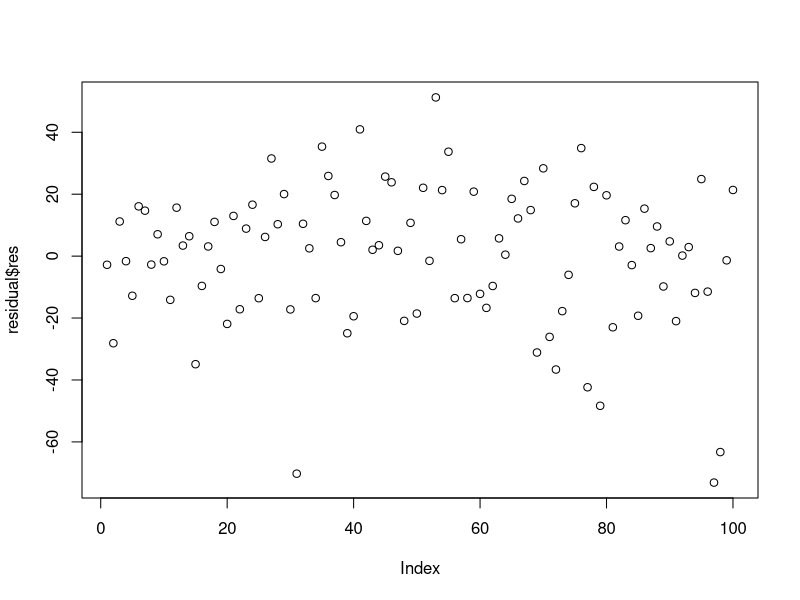
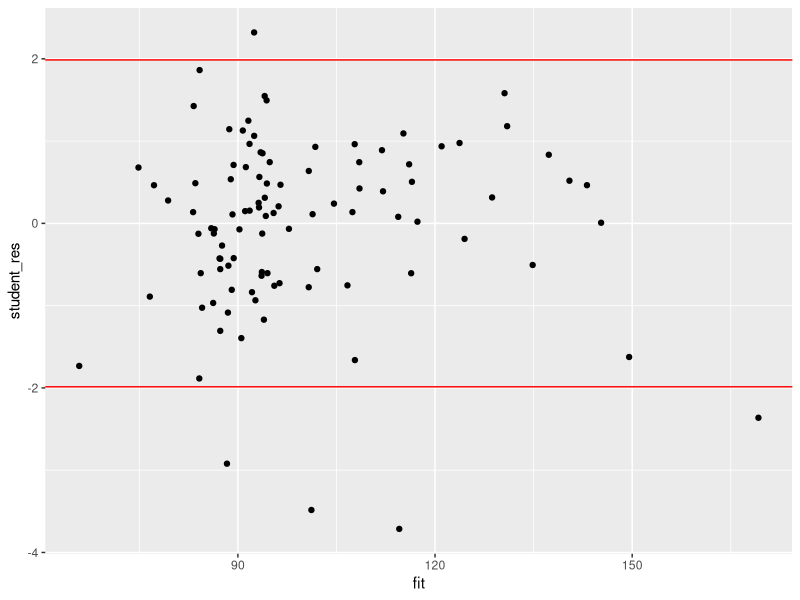
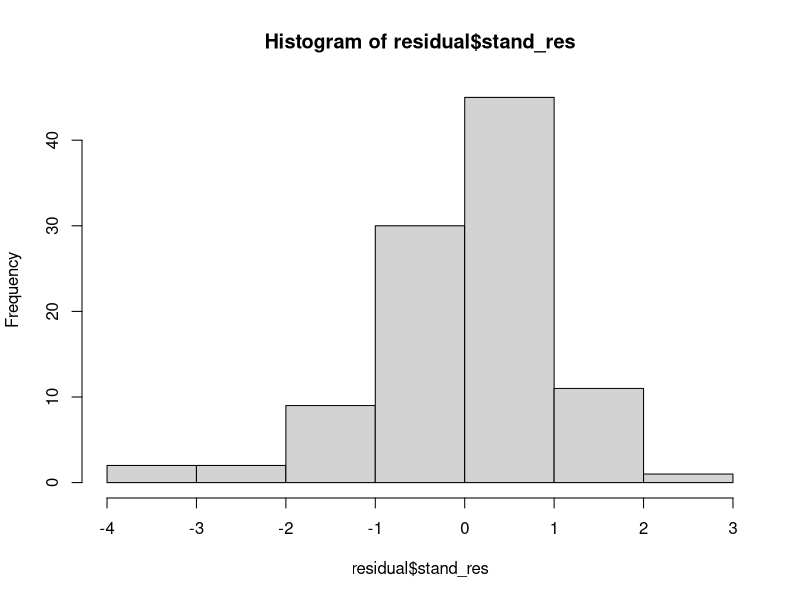
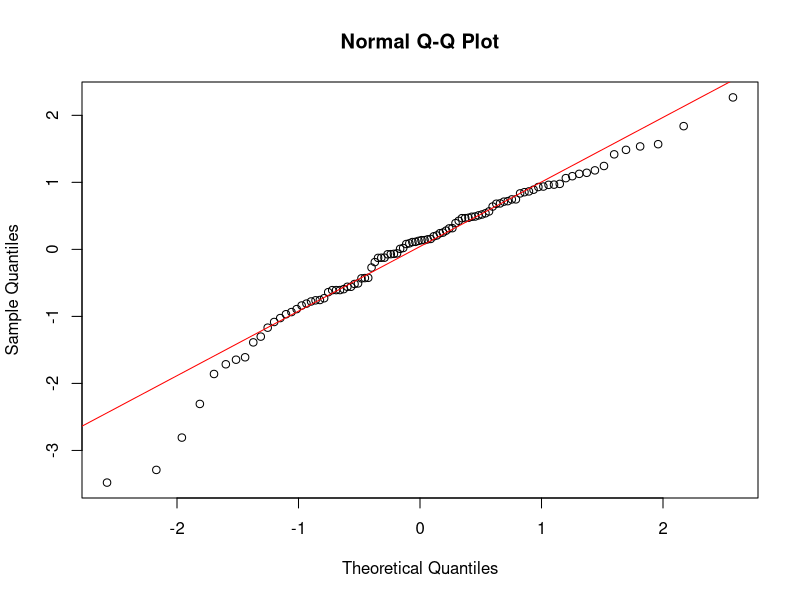
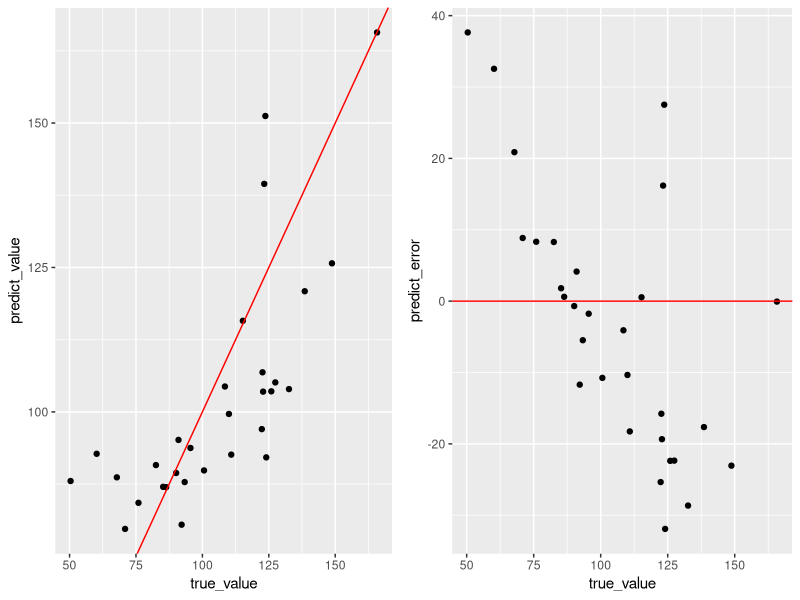

These figures' R source, in order:
## ---- chunk 1
knitr::opts_chunk$set(
	message = FALSE, 	warning = FALSE, comment = "",
	fig.align = "center",	eval = TRUE
)
## ---- chunk 2
library(tidyverse)
library(leaps)
## ---- chunk 3
training_data <- read.csv("training.csv")
testing_data <- read.csv("testing.csv")
head(training_data)
training_data$x4 <- factor(training_data$x4)
testing_data$x4 <- factor(testing_data$x4)
## ---- chunk 4
train_best <- lm(Y ~ x3 + x4 + x5 + x7 + x3:x4 + x3:x7 + x4:x7, data = training_data)
summary(train_best)
AIC(train_best)
BIC(train_best)
## ---- chunk 5
train_lm_all <- lm(Y ~ x1+x2+x3+x4+x5+x6+x7+x8, data = training_data)
train_lm_step <- step(train_lm_all, direction = "both", trace = 0)
summary(train_lm_step)
AIC(train_lm_step)
BIC(train_lm_step)
## ---- chunk 6
train_lm_2way <- lm(Y ~ (x1+x2+x3+x4+x5+x6+x7+x8)^2, data = training_data)
train_lm_2way_step <- step(train_lm_2way, direction = c("both"), trace = 0)
summary(train_lm_2way_step)
AIC(train_lm_2way_step)
BIC(train_lm_2way_step)
## ---- chunk 7
train_lm_no8 <- lm(Y ~ x1 + x3 + x4 + x5 + x6 + x7 + x1:x5 + x1:x6 + x1:x7  + x3:x4 + x3:x7  + x4:x7 + x6:x7,
    data = training_data)
summary(train_lm_no8)
AIC(train_lm_no8)
BIC(train_lm_no8)
## ---- chunk 8
anova(train_lm_no8, train_lm_2way_step)
## ---- chunk 9
train_lm_no8_no1and7 <- lm(Y ~ x3 + x4 + x5 +  x7 + x3:x4 + x3:x7  + x4:x7 ,
    data = training_data)
summary(train_lm_no8_no1and7)
AIC(train_lm_no8_no1and7)
BIC(train_lm_no8_no1and7)
## ---- chunk 10
train_lm_temp <- regsubsets(Y ~ (x1+x2+x3+x4+x5+x6+x7+x8)^2, 
                            training_data, 
                            nvmax=15, 
                            method='backward')

(train_lm_temp_smry <- summary(train_lm_temp))

## ---- chunk 11
which.min(train_lm_temp_smry$cp)
train_lm_temp_smry$cp[9]
which.max(train_lm_temp_smry$adjr2)
train_lm_temp_smry$adjr2[15]
which.min(train_lm_temp_smry$bic)
train_lm_temp_smry$bic[3]
## ---- chunk 12
residual <- data.frame(
  res = residuals(train_best),
  stand_res = rstandard(train_best),
  student_res = rstudent(train_best),
  fit = fitted(train_best)
)
## ---- chunk 13
plot(residual$res)
## ---- chunk 14
ggplot(residual, aes(x = fit, y = student_res)) +
  geom_point() +
  geom_hline(yintercept = qt(c(0.025, 0.975), train_best$df.residual - 1), color = "red")
## ---- chunk 15
library(lmtest)
bptest(train_best, studentize = TRUE)
## ---- chunk 16
hist(residual$stand_res, bins = 30)
qqnorm(residual$stand_res)
qqline(residual$stand_res, col = "red")
## ---- chunk 17
h <- hatvalues(train_best)
Y <- training_data$Y
Y_hat <- fitted(train_best) 
n <- nrow(training_data)

CV <- 1/n * sum( ( (Y-Y_hat)/(1-h) )^2)
CV
## ---- chunk 18
test_predict <- data.frame(
  predict_value = predict(train_best, testing_data),
  true_value = testing_data$Y
)

test_predict <- test_predict %>% 
  mutate(predict_error = predict_value - true_value)

(SSE_predict <- sum((test_predict$predict_error)^2))
(MSE_predict <- SSE_predict / nrow(testing_data))
(RMSE_predict <- sqrt(MSE_predict))
## ---- chunk 19
g1 <- ggplot(test_predict, aes(x = true_value, y = predict_value)) +
  geom_point() +
  geom_abline(slope = 1, intercept = 0, color = "red")
g2 <- ggplot(test_predict, aes(x = true_value, y = predict_error)) +
  geom_point() +
  geom_hline(yintercept = 0, color = "red")
gridExtra::grid.arrange(g1, g2, nrow = 1)
